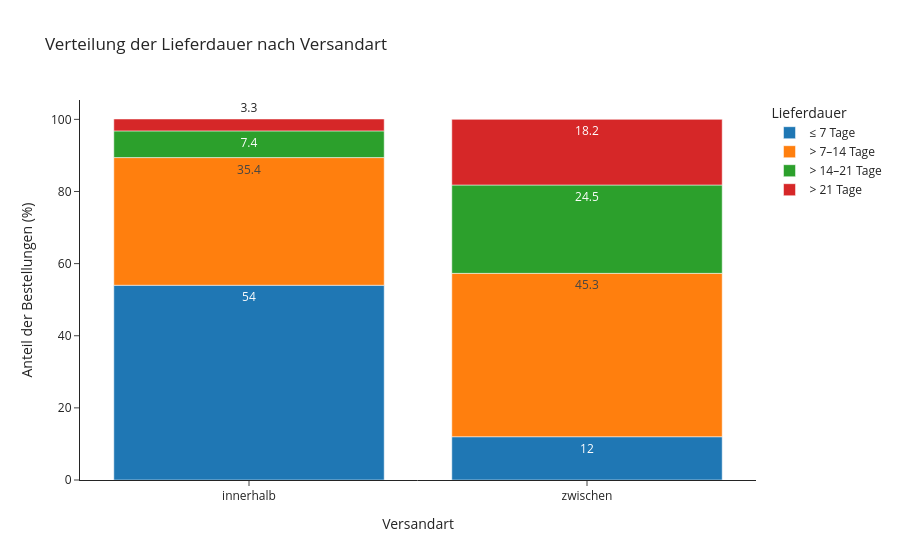

The cell this chart's notebook holds for it:
### Code cell
# Anteil jeder Lieferdauergruppe innerhalb einer Versandart (Zeilenprozente)
verteilung = (pd.crosstab(orders_analysis["interstate"], orders_analysis["delivery_days_group"],
                          normalize="index") * 100).round(1)
verteilung.index = verteilung.index.map({False: "innerhalb", True: "zwischen"})

# In langes Format bringen, damit Plotly die Gruppen stapeln kann
plot_verteilung = verteilung.reset_index().melt(
    id_vars="interstate", var_name="Lieferdauer", value_name="Anteil (%)")

# Gestapeltes Balkendiagramm
fig = px.bar(
    plot_verteilung,
    x="interstate",
    y="Anteil (%)",
    color="Lieferdauer",
    text="Anteil (%)",
    title="Verteilung der Lieferdauer nach Versandart",
    template='simple_white'
)
fig.update_layout(xaxis_title="Versandart", yaxis_title="Anteil der Bestellungen (%)")
fig.show()

### Figure 1 — Plotly figure (JSON) as saved in the notebook; plotly's stock layout.template omitted (floating-point values rounded to 4 significant figures)
{"data": [{"hovertemplate": "Lieferdauer=≤ 7 Tage<br>interstate=%{x}<br>Anteil (%)=%{text}<extra></extra>", "legendgroup": "≤ 7 Tage", "marker": {"color": "#1F77B4", "pattern": {"shape": ""}}, "name": "≤ 7 Tage", "orientation": "v", "showlegend": true, "text": [54.0, 12.0], "textposition": "auto", "type": "bar", "x": ["innerhalb", "zwischen"], "xaxis": "x", "y": [54.0, 12.0], "yaxis": "y"}, {"hovertemplate": "Lieferdauer=> 7–14 Tage<br>interstate=%{x}<br>Anteil (%)=%{text}<extra></extra>", "legendgroup": "> 7–14 Tage", "marker": {"color": "#FF7F0E", "pattern": {"shape": ""}}, "name": "> 7–14 Tage", "orientation": "v", "showlegend": true, "text": [35.4, 45.3], "textposition": "auto", "type": "bar", "x": ["innerhalb", "zwischen"], "xaxis": "x", "y": [35.4, 45.3], "yaxis": "y"}, {"hovertemplate": "Lieferdauer=> 14–21 Tage<br>interstate=%{x}<br>Anteil (%)=%{text}<extra></extra>", "legendgroup": "> 14–21 Tage", "marker": {"color": "#2CA02C", "pattern": {"shape": ""}}, "name": "> 14–21 Tage", "orientation": "v", "showlegend": true, "text": [7.4, 24.5], "textposition": "auto", "type": "bar", "x": ["innerhalb", "zwischen"], "xaxis": "x", "y": [7.4, 24.5], "yaxis": "y"}, {"hovertemplate": "Lieferdauer=> 21 Tage<br>interstate=%{x}<br>Anteil (%)=%{text}<extra></extra>", "legendgroup": "> 21 Tage", "marker": {"color": "#D62728", "pattern": {"shape": ""}}, "name": "> 21 Tage", "orientation": "v", "showlegend": true, "text": [3.3, 18.2], "textposition": "auto", "type": "bar", "x": ["innerhalb", "zwischen"], "xaxis": "x", "y": [3.3, 18.2], "yaxis": "y"}], "layout": {"barmode": "relative", "legend": {"title": {"text": "Lieferdauer"}, "tracegroupgap": 0}, "title": {"text": "Verteilung der Lieferdauer nach Versandart"}, "xaxis": {"anchor": "y", "domain": [0, 1], "title": {"text": "Versandart"}}, "yaxis": {"anchor": "x", "domain": [0, 1], "title": {"text": "Anteil der Bestellungen (%)"}}}}
